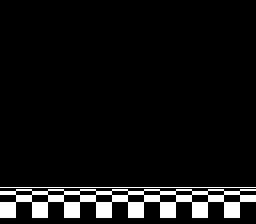

The image is a tile-based game level rendered from a .tmx file. Its description and complete source (layers, tilesets, objects, tile grids) follow:
An orthogonal 16x14 tile map with 16x16 px tiles, 1 tile layer (ShoeBox Tile Grab).

<map version="1.0" orientation="orthogonal" width="16" height="14" tilewidth="16" tileheight="16">
<tileset firstgid="1" name="title2_bank.png" tilewidth="16" tileheight="16">
	<image source="title2_bank.png" width="176" height="16" />
</tileset>
	<layer name="ShoeBox Tile Grab" width="16" height="14">
		<data>
			<tile gid="1" />
			<tile gid="1" />
			<tile gid="1" />
			<tile gid="1" />
			<tile gid="1" />
			<tile gid="1" />
			<tile gid="1" />
			<tile gid="1" />
			<tile gid="1" />
			<tile gid="1" />
			<tile gid="1" />
			<tile gid="1" />
			<tile gid="1" />
			<tile gid="1" />
			<tile gid="1" />
			<tile gid="1" />
			<tile gid="1" />
			<tile gid="1" />
			<tile gid="1" />
			<tile gid="1" />
			<tile gid="1" />
			<tile gid="1" />
			<tile gid="1" />
			<tile gid="1" />
			<tile gid="1" />
			<tile gid="1" />
			<tile gid="1" />
			<tile gid="1" />
			<tile gid="1" />
			<tile gid="1" />
			<tile gid="1" />
			<tile gid="1" />
			<tile gid="1" />
			<tile gid="1" />
			<tile gid="1" />
			<tile gid="1" />
			<tile gid="1" />
			<tile gid="1" />
			<tile gid="1" />
			<tile gid="1" />
			<tile gid="1" />
			<tile gid="1" />
			<tile gid="1" />
			<tile gid="1" />
			<tile gid="1" />
			<tile gid="1" />
			<tile gid="1" />
			<tile gid="1" />
			<tile gid="1" />
			<tile gid="1" />
			<tile gid="1" />
			<tile gid="1" />
			<tile gid="1" />
			<tile gid="1" />
			<tile gid="1" />
			<tile gid="1" />
			<tile gid="1" />
			<tile gid="1" />
			<tile gid="1" />
			<tile gid="1" />
			<tile gid="1" />
			<tile gid="1" />
			<tile gid="1" />
			<tile gid="1" />
			<tile gid="1" />
			<tile gid="1" />
			<tile gid="1" />
			<tile gid="1" />
			<tile gid="1" />
			<tile gid="1" />
			<tile gid="1" />
			<tile gid="1" />
			<tile gid="1" />
			<tile gid="1" />
			<tile gid="1" />
			<tile gid="1" />
			<tile gid="1" />
			<tile gid="1" />
			<tile gid="1" />
			<tile gid="1" />
			<tile gid="1" />
			<tile gid="1" />
			<tile gid="1" />
			<tile gid="1" />
			<tile gid="1" />
			<tile gid="1" />
			<tile gid="1" />
			<tile gid="1" />
			<tile gid="1" />
			<tile gid="1" />
			<tile gid="1" />
			<tile gid="1" />
			<tile gid="1" />
			<tile gid="1" />
			<tile gid="1" />
			<tile gid="1" />
			<tile gid="1" />
			<tile gid="1" />
			<tile gid="1" />
			<tile gid="1" />
			<tile gid="1" />
			<tile gid="1" />
			<tile gid="1" />
			<tile gid="1" />
			<tile gid="1" />
			<tile gid="1" />
			<tile gid="1" />
			<tile gid="1" />
			<tile gid="1" />
			<tile gid="1" />
			<tile gid="1" />
			<tile gid="1" />
			<tile gid="1" />
			<tile gid="1" />
			<tile gid="1" />
			<tile gid="1" />
			<tile gid="1" />
			<tile gid="1" />
			<tile gid="1" />
			<tile gid="1" />
			<tile gid="1" />
			<tile gid="1" />
			<tile gid="1" />
			<tile gid="1" />
			<tile gid="1" />
			<tile gid="1" />
			<tile gid="1" />
			<tile gid="1" />
			<tile gid="1" />
			<tile gid="1" />
			<tile gid="1" />
			<tile gid="1" />
			<tile gid="1" />
			<tile gid="1" />
			<tile gid="1" />
			<tile gid="1" />
			<tile gid="1" />
			<tile gid="1" />
			<tile gid="1" />
			<tile gid="1" />
			<tile gid="1" />
			<tile gid="1" />
			<tile gid="1" />
			<tile gid="1" />
			<tile gid="1" />
			<tile gid="1" />
			<tile gid="1" />
			<tile gid="1" />
			<tile gid="1" />
			<tile gid="1" />
			<tile gid="1" />
			<tile gid="1" />
			<tile gid="1" />
			<tile gid="1" />
			<tile gid="1" />
			<tile gid="1" />
			<tile gid="1" />
			<tile gid="1" />
			<tile gid="1" />
			<tile gid="1" />
			<tile gid="1" />
			<tile gid="1" />
			<tile gid="1" />
			<tile gid="1" />
			<tile gid="1" />
			<tile gid="1" />
			<tile gid="1" />
			<tile gid="1" />
			<tile gid="1" />
			<tile gid="1" />
			<tile gid="1" />
			<tile gid="1" />
			<tile gid="1" />
			<tile gid="1" />
			<tile gid="1" />
			<tile gid="1" />
			<tile gid="2" />
			<tile gid="3" />
			<tile gid="2" />
			<tile gid="3" />
			<tile gid="2" />
			<tile gid="3" />
			<tile gid="2" />
			<tile gid="3" />
			<tile gid="2" />
			<tile gid="3" />
			<tile gid="2" />
			<tile gid="3" />
			<tile gid="2" />
			<tile gid="3" />
			<tile gid="2" />
			<tile gid="3" />
			<tile gid="4" />
			<tile gid="5" />
			<tile gid="4" />
			<tile gid="5" />
			<tile gid="4" />
			<tile gid="5" />
			<tile gid="4" />
			<tile gid="5" />
			<tile gid="4" />
			<tile gid="5" />
			<tile gid="4" />
			<tile gid="5" />
			<tile gid="4" />
			<tile gid="5" />
			<tile gid="4" />
			<tile gid="5" />
			<tile gid="6" />
			<tile gid="1" />
			<tile gid="6" />
			<tile gid="1" />
			<tile gid="6" />
			<tile gid="1" />
			<tile gid="6" />
			<tile gid="1" />
			<tile gid="6" />
			<tile gid="1" />
			<tile gid="6" />
			<tile gid="1" />
			<tile gid="6" />
			<tile gid="1" />
			<tile gid="6" />
			<tile gid="1" />
		</data>
	</layer>
</map>
